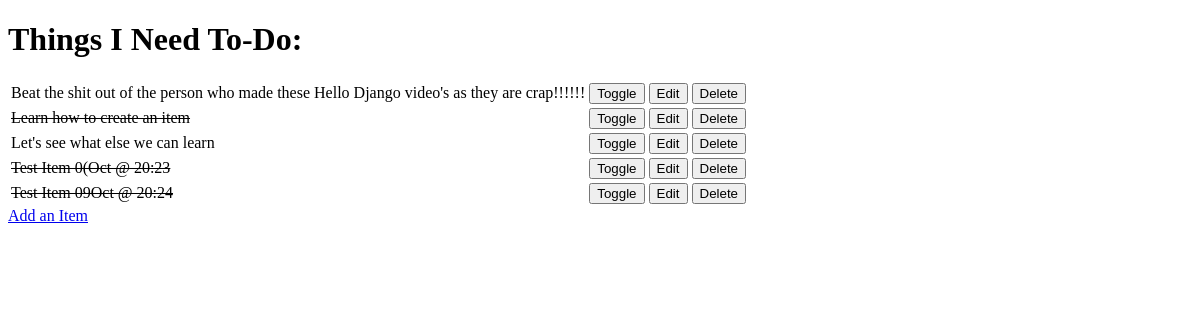
The app's page /, older data.
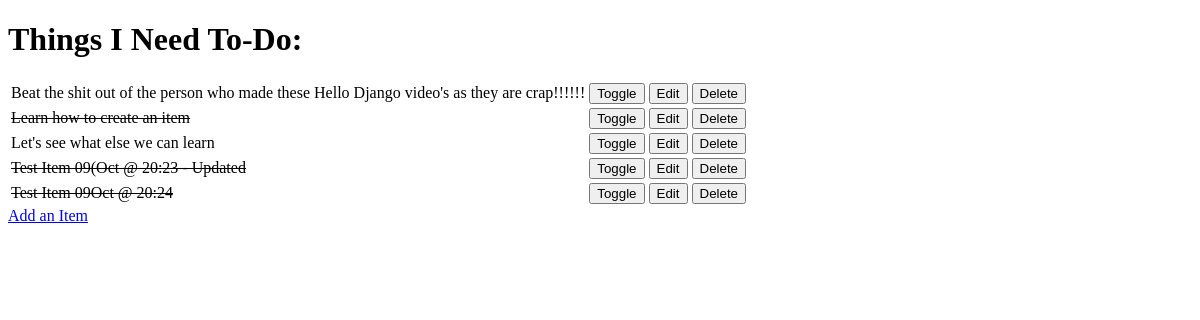
The same page, newer data.
### todo/models.py (models this page shows, shortened)
class Items(models.Model):
    name = models.CharField(max_length=50, null=False, blank=False)
    done = models.BooleanField(null=False, blank=False, default=False)

### todo/views.py (the view)
# urls.py: path('', views.get_todo_list, name='get_todo_list'),
def get_todo_list(request):
    items = Items.objects.all()
    context = {
        "items": items
    }
    return render(request, 'todo/todo_list.html', context)

### todo/templates/todo/todo_list.html (shortened to what this page needs)
<!DOCTYPE html>
<html lang="en">
<head>
</head>
<body>
    <h1>Things I Need To-Do:</h1>
    <table>
        {% for item in items %}
            <tr>
                {% if item.done %}
                    <td><strike>{{ item.name }}</strike></td>
                {% else %}
                    <td>{{ item.name }}</td>
                {% endif %}
                <td>
                    <a href="/toggle/{{ item.id }}">
                        <button>Toggle</button>
                    </a>
                </td>
                <td>
                    <a href="/edit/{{ item.id }}">
                        <button>Edit</button>
                    </a>
                </td>
                <td>
                    <a href="/delete/{{ item.id }}">
                        <button>Delete</button>
                    </a>
                </td>
            </tr>
        {% empty %}
            <tr>
                <td>You have nothing to do.</td>
            </tr>
        {% endfor %}
    </table>
    <a href="/add">Add an Item</a>
</body>
</html>

Row changes from the older to the newer data that the page shows:
changed Items: name "Test Item 0(Oct @ 20:23" → "Test Item 09(Oct @ 20:23 - Updated"
